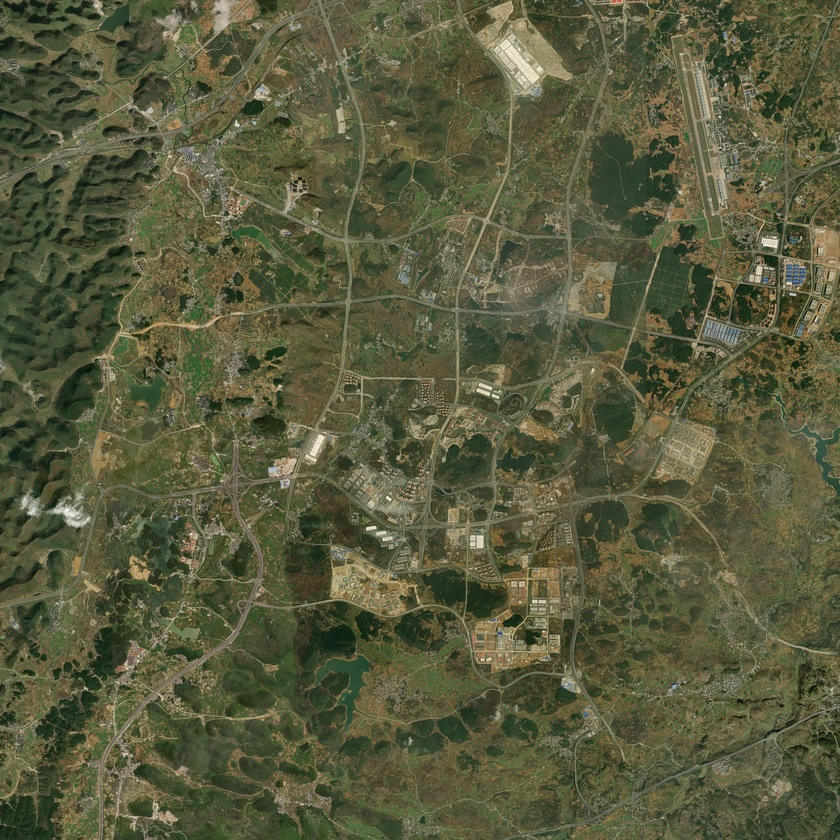
#> input picture screenshots/guian/overview_shugu_z15.jpg, 840 x 840 px, shrunk from 3328 x 3328 before the run
$ python annotate_plates.py
#> lines starting #> are read from the running program, lines starting #| are printed output that depends on the picture
#!/usr/bin/env python3
"""Draw labeled boxes on Esri mosaics. Coordinates are WGS84."""
from __future__ import annotations

import math
from pathlib import Path

from PIL import Image, ImageDraw, ImageFont

ROOT = Path(__file__).resolve().parents[1]
SHOTS = ROOT / "screenshots"
PLATES = ROOT / "docs" / "plates"
TILE = 256
HEADER = 72
FOOTER = 56

FONT_PATHS = [
    "/System/Library/Fonts/STHeiti Medium.ttc",
    "/System/Library/Fonts/Hiragino Sans GB.ttc",
    "/System/Library/Fonts/Supplemental/Songti.ttc",
]


def font(size: int, index: int = 0) -> ImageFont.FreeTypeFont:
    for p in FONT_PATHS:
        try:
            return ImageFont.truetype(p, size=size, index=index)
        except OSError:
            continue
    return ImageFont.load_default()


def deg2num(lat: float, lon: float, z: int) -> tuple[float, float]:
    lat_r = math.radians(lat)
    n = 2.0**z
    xtile = (lon + 180.0) / 360.0 * n
    ytile = (1.0 - math.log(math.tan(lat_r) + 1.0 / math.cos(lat_r)) / math.pi) / 2.0 * n
    return xtile, ytile


def mosaic_origin(lat: float, lon: float, z: int, half: int) -> tuple[int, int]:
    cx, cy = deg2num(lat, lon, z)
    return int(math.floor(cx - half)), int(math.floor(cy - half))


def lonlat_to_px(lat: float, lon: float, z: int, x0: int, y0: int) -> tuple[float, float]:
    x, y = deg2num(lat, lon, z)
    return (x - x0) * TILE, (y - y0) * TILE


def box_px(lat0: float, lon0: float, lat1: float, lon1: float, z: int, x0: int, y0: int):
    p1 = lonlat_to_px(lat0, lon0, z, x0, y0)
    p2 = lonlat_to_px(lat1, lon1, z, x0, y0)
    return [min(p1[0], p2[0]), min(p1[1], p2[1]), max(p1[0], p2[0]), max(p1[1], p2[1])]


def draw_box(draw: ImageDraw.ImageDraw, xy, color, label, fnt, width=4):
    x0, y0, x1, y1 = xy
    draw.rectangle([x0, y0, x1, y1], outline=color, width=width)
    if not label:
        return
    pad = 6
    tb = draw.textbbox((0, 0), label, font=fnt)
    tw, th = tb[2] - tb[0], tb[3] - tb[1]
    tx, ty = x0, max(0, y0 - th - pad * 2)
    draw.rectangle([tx, ty, tx + tw + pad * 2, ty + th + pad * 2], fill=color)
    draw.text((tx + pad, ty + pad - 1), label, fill="#111111", font=fnt)


def compose(src: Path, dest: Path, title: str, caption: str, boxes, meta):
#> called with title = 'G01  贵安数谷大道集群  ·  Esri z15'
    im = Image.open(src).convert("RGB")
#> im is the input picture: PIL image 840x840 RGB; mean R, G, B 88.4, 90, 61.6
    x0, y0 = mosaic_origin(meta["lat"], meta["lon"], meta["z"], meta["half"])
    z = meta["z"]
    overlay = Image.new("RGBA", im.size, (0, 0, 0, 0))
#> overlay: PIL image 840x840 RGBA; every value is 0
    d = ImageDraw.Draw(overlay)
    fnt = font(28)
    for b in boxes:
        xy = box_px(b["lat0"], b["lon0"], b["lat1"], b["lon1"], z, x0, y0)
        col = b.get("color", "#2ec4b6")
        # convert hex to rgba
        rgb = tuple(int(col.lstrip("#")[i : i + 2], 16) for i in (0, 2, 4)) + (255,)
        draw_box(d, xy, rgb, b.get("label", ""), fnt, width=b.get("width", 5))
    im = im.convert("RGBA")
#> im: PIL image 840x840 RGBA
    im = Image.alpha_composite(im, overlay).convert("RGB")

    canvas = Image.new("RGB", (im.width, im.height + HEADER + FOOTER), "#12100c")
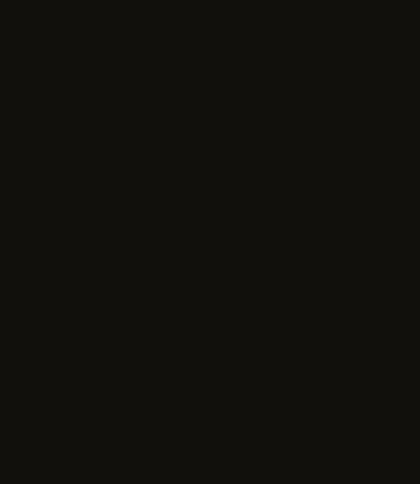
#> canvas: PIL image 840x968 RGB (shown at 1/2 size); mean R, G, B 18, 16, 12
    canvas.paste(im, (0, HEADER))
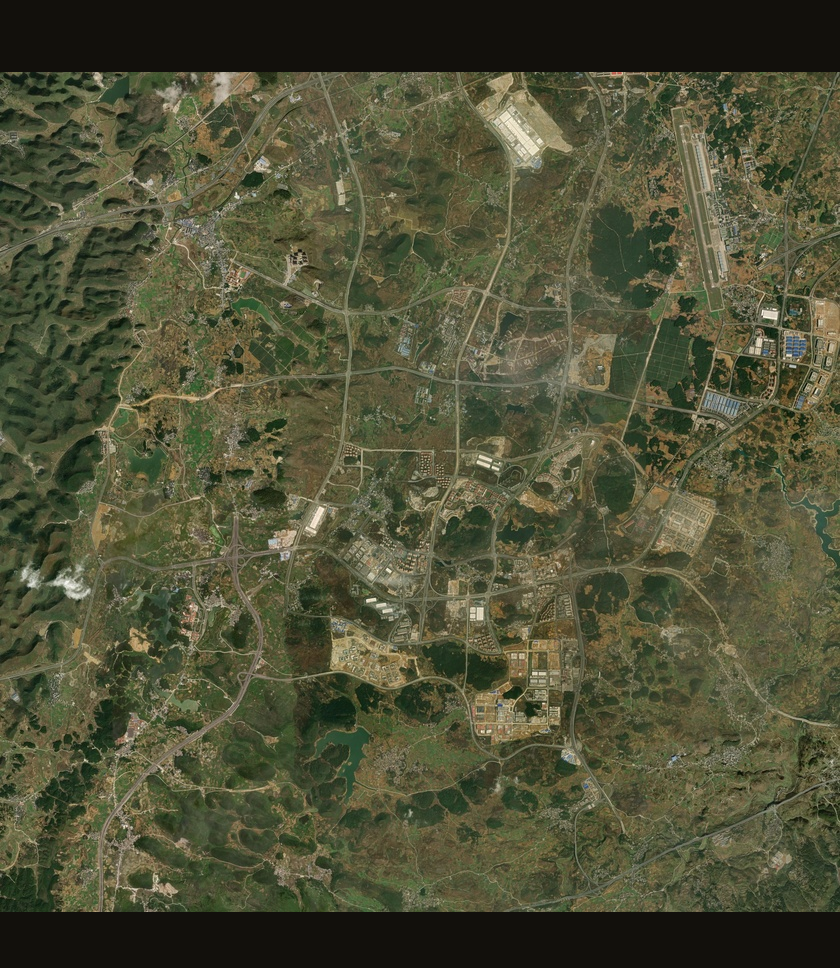
#> canvas: PIL image 840x968 RGB; mean R, G, B 79.1, 80.2, 55
    d2 = ImageDraw.Draw(canvas)
    d2.text((24, 18), title, fill="#e8e1d4", font=font(32))
#> (the rest of the program and of its run is left out)
